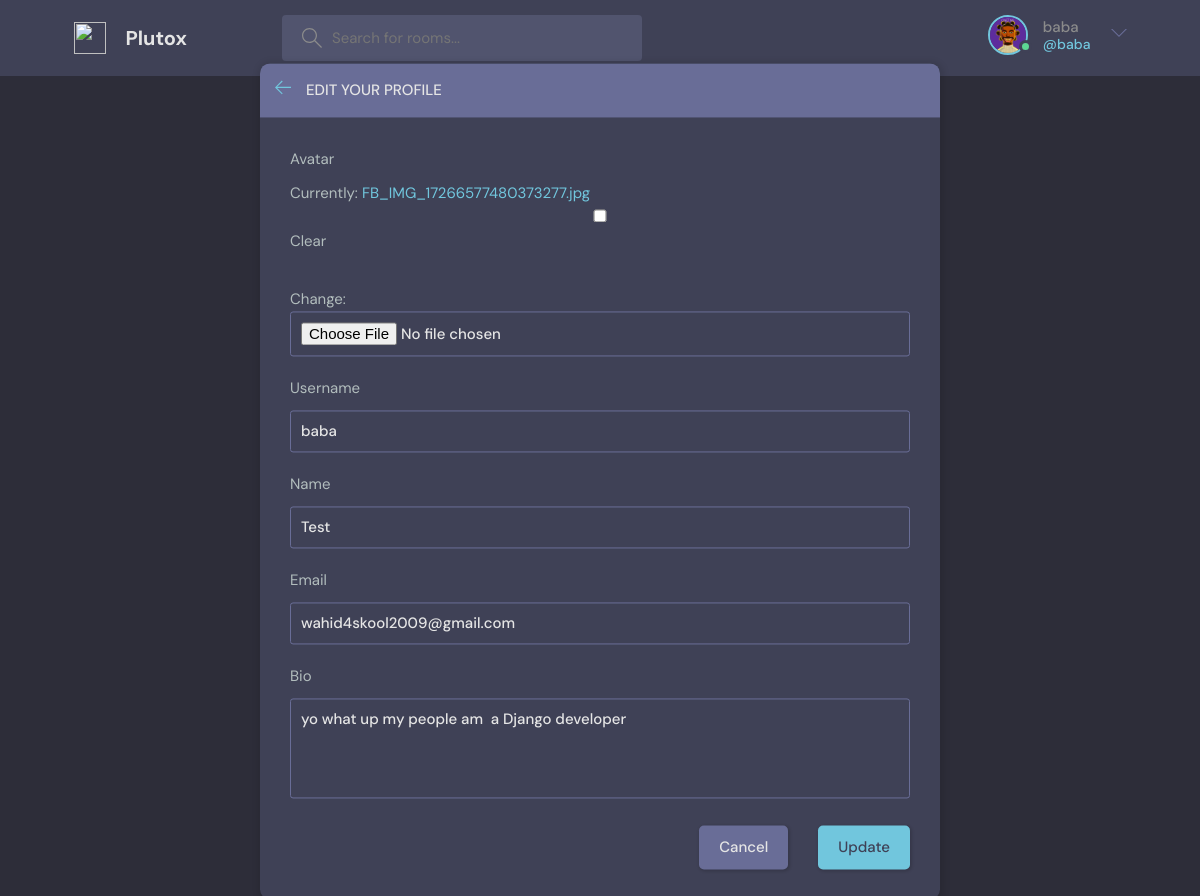
The page /update-user/ (signed in) on the database its author committed.
### base/models.py (models this page shows)
class User(AbstractUser):
    name =models.CharField(max_length=200, null=True)
    email = models.EmailField(unique=True , null=True)
    username = models.CharField(null=True, blank=True, max_length=255)
    bio = models.TextField(null=True)
    avatar =models.ImageField(
        default= 'avatar.svg ' ,
        null=True,
        blank=True,
        validators=[FileExtensionValidator(['jpg', 'png', 'jpeg' , 'svg'])]
    )
    USERNAME_FIELD = 'email'
    REQUIRED_FIELDS = ['username']

### base/views.py (the view, shortened to what this page needs)
# urls.py: path('update-user/', views.updateuser, name="update-user"),
@login_required(login_url='login')
def updateuser(request):
    user = request.user
    form = UserForm(instance=user)  # Initialize form with the current user instance
    return render(request, 'base/update-user.html', {'form': form})

### base/forms.py
class UserForm(ModelForm):
    class Meta:
        model = User
        fields = ['avatar', 'username', 'name', 'email' , 'bio' ]

### templates/base/update-user.html (shortened to what this page needs)
{% extends "main.html" %}
{% block main %}
    <main class="update-account layout">
        <div class="container">
            <div class="layout__box">
                <div class="layout__boxHeader">
                    <div class="layout__boxTitle">
                        <a href="{% url "home" %}">
                            <svg version="1.1" xmlns="http://www.w3.org/2000/svg" width="32" height="32"
                                viewBox="0 0 32 32">
                                <title>arrow-left</title>
                                <path
                                    d="M13.723 2.286l-13.723 13.714 13.719 13.714 1.616-1.611-10.96-10.96h27.625v-2.286h-27.625l10.965-10.965-1.616-1.607z">
                                </path>
                            </svg>
                        </a>
                        <h3>Edit your profile</h3>
                    </div>
                </div>
                <div class="layout__body">
                    <form class="form" action="#" method="POST" enctype="multipart/form-data">
                      {% for field in   form%}
                        <div class="form__group">
                            <label for="profile_pic">{{field.label}}</label>
                           {{field}}
                        </div>
                      {% endfor %}
                        <div class="form__action">
                            <a class="btn btn--dark" href="{% url "home" %}">Cancel</a>
                            <button class="btn btn--main" type="submit">Update</button>
                        </div>
                    </form>
                </div>
            </div>
        </div>
    </main>
  </body>
  {% endblock main %}

### templates/navbar.html (shortened to what this page needs)
{% load static %}
<header class="header header--loggedIn">
  <div class="container">
    <a href="/" class="header__logo">
      <img src="{% static   'images/logo.jpg  ' %}" />
      <h1>Plutox</h1>
    </a>
    <form class="header__search" method="GET" action="{% url "home" %}">
      <label>
        <input  name="q" placeholder="Search for rooms..." />
      </label>
    </form>
    <nav class="header__menu">
      {% if request.user.is_authenticated%}
      <div class="header__user">
        <a href="{% url "update-user" %}">
          <div class="avatar avatar--medium active">
            <img src=" {{request.user.avatar.url}} " />
          </div>
          <p> {{request.user.username}}<span>@{{request.user.username}}</span></p>
        </a>
        <button class="dropdown-button">
          <svg version="1.1" xmlns="http://www.w3.org/2000/svg" width="32" height="32" viewBox="0 0 32 32">
            <title>chevron-down</title>
            <path d="M16 21l-13-13h-3l16 16 16-16h-3l-13 13z"></path>
          </svg>
        </button>
      </div>
      {% else %}
       <a href="{% url "login" %}">
        <img src= "{% static   'images/avatar.svg' %}" />
        <p>Login</p>
      </a>
      {% endif %}
    </nav>
  </div>
</header>

### rows shown on the page
User: user.avatar (picture), user.username "baba", form "baba" "Test" "wahid4skool2009@gmail.com" "yo what up my people am a Django developer"

### other values the page prints
{{ field.label }} "Avatar" "Username" "Name" "Email" "Bio"
